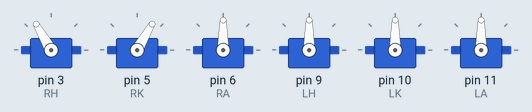
Recording of a sketch running on a simulated Arduino Uno, built with avr-gcc and run on an emulated ATmega328P. Shown: 6 × servo.

Above: at 1.05 s.
At 2.3 s:
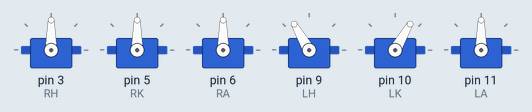
At 3.6 s:
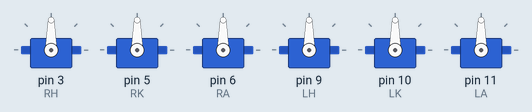
Timing chart, 0 to 7.0 s (numbered marks = the images above):
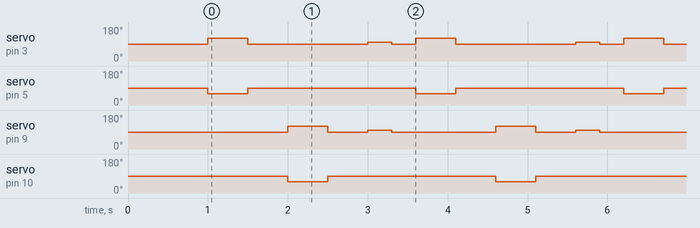

Measured:
- by itself, servo on pin 3 (RH): repeats every 2.6 s: 90° 1.5 s, 100° 0.30 s, 90° 0.30 s, 120° 0.50 s
- by itself, servo on pin 5 (RK), servo on pin 10 (LK): alternates 90° for 2.1 s and 60° for 0.50 s
- by itself, servo on pin 9 (LH): repeats every 2.6 s: 90° 0.50 s, 100° 0.30 s, 90° 1.3 s, 120° 0.50 s

The sketch:

sketch_feb16.ino
```cpp
#include <Servo.h>

// Create servo objects
Servo right_hip;
Servo right_knee;
Servo right_ankle;
Servo left_hip;
Servo left_knee;
Servo left_ankle;

// Define pin numbers
int RH = 3;
int RK = 5;
int RA = 6;
int LH = 9;
int LK = 10;
int LA = 11;

void setup() {
  // Attach servos to their pins
  right_hip.attach(RH);
  right_knee.attach(RK);
  right_ankle.attach(RA);
  left_hip.attach(LH);
  left_knee.attach(LK);
  left_ankle.attach(LA);

  // Initialize all servos to neutral position
  right_hip.write(90);
  right_knee.write(90);
  right_ankle.write(90);
  left_hip.write(90);
  left_knee.write(90);
  left_ankle.write(90);

  delay(1000); // wait 1 second before starting
}

void loop() {
  // Step 1: Lift right leg
  right_hip.write(120);
  right_knee.write(60);
  right_ankle.write(90); // fixed for balance
  delay(500);

  // Return right leg to neutral
  right_hip.write(90);
  right_knee.write(90);
  right_ankle.write(90);
  delay(500);

  // Step 2: Lift left leg
  left_hip.write(120);
  left_knee.write(60);
  left_ankle.write(90); // fixed for balance
  delay(500);

  // Return left leg to neutral
  left_hip.write(90);
  left_knee.write(90);
  left_ankle.write(90);
  delay(500);

  // Optional: simulate body forward tilt
  right_hip.write(100);
  left_hip.write(100);
  delay(300);
  right_hip.write(90);
  left_hip.write(90);
  delay(300);
}
```
